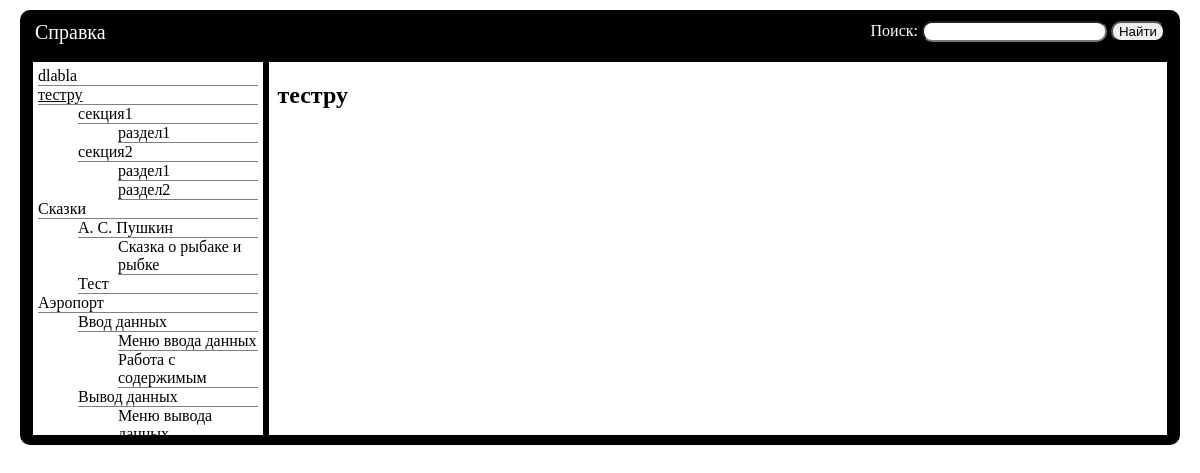
The page /?page_id=18 on the database its author committed.
### tables this page shows
CREATE TABLE `ref_system_data` (
  `id` int(11) NOT NULL,
  `type` varchar(64) NOT NULL,
  `parent_id` int(11) DEFAULT NULL,
  `caption` varchar(150) NOT NULL,
  `content` text
);

### classes/ReferenceSystem.php (called while the page is built, shortened)
<?php
include_once 'RSArticle.php';
include_once 'ReferenceSchemeItem.php';
class ReferenceSystem
{
    public static $HierarchyItems = ['Chapter','Section','Subsection'];
    public static function GetArticleByDBId($id)
    {
        $mysqli = new mysqli(DB_HOST, DB_LOGIN, DB_PASSWORD, DB_DATABASE);
        $id = $mysqli->real_escape_string($id);
        $sql = "SELECT * FROM ref_system_data WHERE id = $id";
        if(!$result = $mysqli->query($sql))
            return "Ошибка: " . $mysqli->error . "\n";
        $arr = $result->fetch_assoc();
        return new RSArticle($arr['id'],$arr['caption'], $arr['content'], $arr['type']);
    }
    public static function GetItemChildren($pathOrId)
    {
        $mysqli = new mysqli(DB_HOST, DB_LOGIN, DB_PASSWORD, DB_DATABASE);
        $id = (is_numeric($pathOrId)) ? $pathOrId : self::PathToId($pathOrId);
        $sql = "SELECT id,type,caption FROM ref_system_data WHERE parent_id = $id";
        if(!$result = $mysqli->query($sql))
            return "Ошибка: " . $mysqli->error . "\n";
        $children = array();
        for ($i = 0; !($result->num_rows === 0) and $arr = $result->fetch_assoc(); $i++)
        {
            $children[$i] = new RSArticle($arr['id'],$arr['caption'], null, $arr['type']);
        }
        return $children;
    }
    public static function GetReferenceScheme($scheme)
    {
        if(count($scheme) === 0)
        {
            $mysqli = new mysqli(DB_HOST, DB_LOGIN, DB_PASSWORD, DB_DATABASE);
            $type = self::$HierarchyItems[0];
            $sql = "SELECT id,type,caption FROM ref_system_data WHERE type = '$type'";
            if(!$result = $mysqli->query($sql))
                return "Ошибка: " . $mysqli->error . "\n";
            for ($i = 0; !($result->num_rows === 0) and $arr = $result->fetch_assoc(); $i++) {
                $scheme[$i] = new ReferenceSchemeItem(new RSArticle($arr['id'], $arr['caption'], null, $arr['type']),
                    array(), null, $arr['caption']);
            }
            for($i=0; $i<count($scheme); $i++)
                $scheme[$i]->FirstLevel = $scheme;
            return self::GetReferenceScheme($scheme);
        }
        else
        {
            for($i=0; $i<count($scheme); $i++)
            {
                $path = $scheme[$i]->Path;
                $children = self::GetItemChildren($path);
                for ($j = 0; $j<count($children); $j++)
                {
                    $scheme[$i]->Children[$j] = new ReferenceSchemeItem($children[$j],array(),$scheme[$i]->FirstLevel,
                                                                        $path . '/' . $children[$j]->Caption);
                    if(count($children)>0)
                        self::GetReferenceScheme($scheme[$i]->Children);
                }
            }
            return $scheme[0]->FirstLevel;
        }
    }
    public static function PathToId($path)
    {
        $mysqli = new mysqli(DB_HOST, DB_LOGIN, DB_PASSWORD, DB_DATABASE);
        $path = $mysqli->real_escape_string($path);
        $path = explode('/',$path);
        $parent_id = -1;
        for($i = 0; $i<count($path); $i++)
        {
            $type = self::$HierarchyItems[$i];
            $sql = ($i > 0) ?
                "SELECT id FROM ref_system_data WHERE caption = '$path[$i]' AND type = '$type'  AND parent_id=$parent_id"
                :
                "SELECT id FROM ref_system_data WHERE caption = '$path[$i]' AND type = '$type'";
            if (!$result = $mysqli->query($sql))
                return "Ошибка: " . $mysqli->error . "\n";
            $parent_id = $result->fetch_assoc()['id'];
        }
        return $parent_id;
    }
}

### classes/ReferenceSchemeItem.php (called while the page is built, shortened)
<?php
include_once 'ReferenceSystem.php';
class ReferenceSchemeItem
{
    public function __construct($article, $children, $firstLevel, $path)
    {
        $this->Article = $article;
        $this->FirstLevel = $firstLevel;
        $this->Path = $path;
    }
}

### classes/RSArticle.php (called while the page is built, shortened)
<?php
class RSArticle
{
    public function __construct($id, $caption, $content, $type)
    {
        $this->Id = $id;
        $this->Caption = $caption;
    }
}

### index.php (the view, shortened to what this page needs)
<?php
    include_once "classes/ReferenceSystem.php";
?>
<!DOCTYPE HTML>
<html>
<head>
    <link rel="stylesheet" href="/RS_ContextHelp/css/styles.css">
</head>
<body>
    <div id="Search" class="RS_Help">
        <div id="helpHeader">
            Справка
        </div>
        <form>
            <span style="color: white">Поиск: </span>
            <input type="text" name="searchText" id="searchText">
            <input type="submit" value="Найти" id="searchButton">
        </form>
    </div>
    <div id="RefContainer" class="RS_Help class1 class2 RS_D1">
        <div id="TableOfContentsContainer">
            <ul id="TableOfContents">
                <?php
                $sch = ReferenceSystem\ReferenceSystem::GetReferenceScheme(array());
                for($i = 0; $i<count($sch); $i++)
                    PrintVertex($sch[$i]);
                ?>
            </ul>
        </div>
        <div id="Content">
            <?php
                if(isset($_GET['page_id']) and $_GET['page_id'] != '')
                {
                    $article = ReferenceSystem\ReferenceSystem::GetArticleByDBId(intval($_GET['page_id']));
                    echo "<h2>$article->Caption</h2>\r\n";
                }
            ?>
        </div>
    </div>
</body>
</html>
<?php
function PrintVertex($Vertex)
{
    $query = '';
    if(isset($_GET['searchText']) AND trim($_GET['searchText']) != '')
    {
        $search = trim($_GET['searchText']);
        $articles = ReferenceSystem\ReferenceSystem::SearchReference($search);
        $flag = false;
        if(count($articles) > 0)
        {
            for($i = 0; $i<count($articles) and !$flag; $i++)
                $flag = $articles[$i]->Id == $Vertex->Article->Id;
        }
        if($flag)
            echo '<li><a href="?page_id=' . $Vertex->Article->Id . $query . '">' . $Vertex->Article->Caption . '</a>' . "</li>\r\n";
        else
            echo '<li><a style="color: gray;" href="?page_id=' . $Vertex->Article->Id . $query . '">' .
                $Vertex->Article->Caption . '</a>' . "</li>\r\n";
    }
    else
        if(isset($_GET['page_id']) and $_GET['page_id'] == $Vertex->Article->Id)
            echo '<li><a style="text-decoration: underline" href="?page_id=' . $Vertex->Article->Id . $query . '">' . $Vertex->Article->Caption . '</a>' . "</li>\r\n";
        else
            echo '<li><a href="?page_id=' . $Vertex->Article->Id . $query . '">' . $Vertex->Article->Caption . '</a>' . "</li>\r\n";
    for($i = 0; $i<count($Vertex->Children); $i++)
    {
        echo "<ul>\r\n";
        PrintVertex($Vertex->Children[$i]);
        echo "</ul>\r\n";
    }
}
?>

### index.php (style rules this page uses)
html, body { height: 97%; margin: 0; padding: 5px; }
#RefContainer { overflow: hidden; display: flex; justify-content: space-between; border: 10px solid black; height: 50%; margin-left: 10px; margin-right: 10px; border-radius: 0px 0px 10px 10px; }
#TableOfContentsContainer { overflow: auto; border: 3px solid black; width: 20%; height: 100%; padding-left: 5px; padding-right: 5px; }
#Content { overflow: auto; border: 3px solid black; width:80%; height: 100%; padding: 0px 8px 0px 8px; }
#Search { border-radius: 10px 10px 0px 0px; display: flex; justify-content: space-between; border: 3px solid black; margin-left: 10px; margin-right: 10px; padding: 8px 12px 2px 12px; background-color: black; text-align: right; vertical-align: center; }
#TableOfContents { list-style-type: none; margin: 5px 0px 5px 0px; padding: 0px; }
#TableOfContents li { border-bottom: 1px solid gray; }
#TableOfContents ul { list-style-type: none; }
#searchText { border-radius: 10px; }
#searchButton { border-radius: 10px; }
a { color: black; text-decoration: none; }
#helpHeader { color: white; font-size: 20px; }

### rows shown on the page
ref_system_data: caption "dlabla"
ref_system_data: caption "тестру"
ref_system_data: caption "секция1"
ref_system_data: caption "раздел1"
ref_system_data: caption "секция2"
ref_system_data: caption "раздел1"
ref_system_data: caption "раздел2"
ref_system_data: caption "Сказки"
ref_system_data: caption "А. С. Пушкин"
ref_system_data: caption "Сказка о рыбаке и рыбке"
ref_system_data: caption "Тест"
ref_system_data: caption "Аэропорт"
ref_system_data: caption "Ввод данных"
ref_system_data: caption "Меню ввода данных"
ref_system_data: caption "Работа с содержимым"
ref_system_data: caption "Вывод данных"
ref_system_data: caption "Меню вывода данных"
